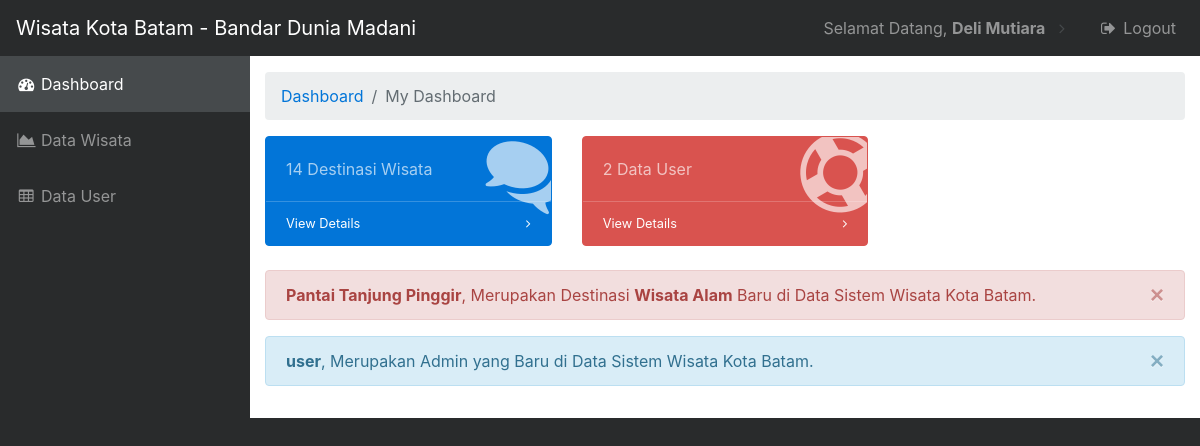
The app's page /admin/dashboard/index.php (signed in) with its own data.
### tables this page shows
CREATE TABLE `wisata` (
  `id_wisata` int(10) NOT NULL,
  `nama_wisata` varchar(50) NOT NULL,
  `kategori` varchar(30) NOT NULL,
  `lokasi` varchar(100) NOT NULL,
  `deskripsi` text NOT NULL,
  `tgl_upload` date NOT NULL,
  `gambar` varchar(100) NOT NULL
);

CREATE TABLE `user` (
  `user_id` int(2) NOT NULL,
  `username` varchar(15) NOT NULL,
  `password` varchar(15) NOT NULL,
  `fullname` varchar(30) NOT NULL,
  `no_hp` varchar(15) NOT NULL
);

### admin/dashboard/index.php (the view, shortened to what this page needs)
<?php
if (empty($_SESSION['username'])){
	header('location:../index.php');
} else {
?>
<!DOCTYPE html>
<html lang="en">
<head>
    <link href="vendor/bootstrap/css/bootstrap.min.css" rel="stylesheet">
    <link href="vendor/font-awesome/css/font-awesome.min.css" rel="stylesheet" type="text/css">
    <link href="vendor/datatables/dataTables.bootstrap4.css" rel="stylesheet">
    <link href="css/sb-admin.css" rel="stylesheet">
</head>
				<?php } ?>
<body>
    <nav id="mainNav" class="navbar static-top navbar-toggleable-md navbar-inverse bg-inverse">
        <a class="navbar-brand" href="#">Wisata Kota Batam - Bandar Dunia Madani</a>
        <div class="collapse navbar-collapse" id="navbarExample">
            <ul class="sidebar-nav navbar-nav">
                <li class="nav-item active">
                    <a class="nav-link" href="index.php"><i class="fa fa-fw fa-dashboard"></i> Dashboard</a>
                </li>
				 <li class="nav-item">
                    <a class="nav-link" href="wisata.php"><i class="fa fa-fw fa-area-chart"></i> Data Wisata</a>
                </li>
                <li class="nav-item">
                    <a class="nav-link" href="user.php"><i class="fa fa-fw fa-table"></i> Data User</a>
                </li>
            </ul>
            <ul class="navbar-nav ml-auto">
                <li class="nav-item dropdown">
                    <a class="nav-link dropdown-toggle mr-lg-2" href="#" id="messagesDropdown" data-toggle="dropdown" aria-haspopup="true" aria-expanded="false">
                        Selamat Datang, <b><?php echo $_SESSION['fullname']; ?></b></a>
                </li>
                <li class="nav-item">
                    <a class="nav-link" href="../logout.php"><i class="fa fa-fw fa-sign-out"></i> Logout</a>
                </li>
            </ul>
        </div>
    </nav>
    <div class="content-wrapper py-3">
        <div class="container-fluid">
            <ol class="breadcrumb">
                <li class="breadcrumb-item"><a href="#">Dashboard</a></li>
                <li class="breadcrumb-item active">My Dashboard</li>
            </ol>
            <div class="row">
                <div class="col-xl-4 col-sm-6 mb-4">
                    <div class="card card-inverse card-primary o-hidden h-100">
                        <div class="card-block">
                            <div class="card-block-icon">
                                <i class="fa fa-fw fa-comments"></i>
                            </div>
                            <div class="mr-5">
							<?php $tampil=mysqli_query($koneksi, "select * from wisata order by id_wisata desc");
								$total=mysqli_num_rows($tampil);
								?>
								<?php echo "$total"; ?>
								Destinasi Wisata
                            </div>
                        </div>
                        <a href="wisata.php" class="card-footer clearfix small z-1">
                            <span class="float-left">View Details</span>
                            <span class="float-right"><i class="fa fa-angle-right"></i></span>
                        </a>
                    </div>
                </div>
                <div class="col-xl-4 col-sm-6 mb-4">
                    <div class="card card-inverse card-danger o-hidden h-100">
                        <div class="card-block">
                            <div class="card-block-icon">
                                <i class="fa fa-fw fa-support"></i>
                            </div>
                            <div class="mr-5">
							<?php $tampil=mysqli_query($koneksi, "select * from user order by user_id desc");
								$total=mysqli_num_rows($tampil);
								?>
								<?php echo "$total"; ?>
								 Data User
                            </div>
                        </div>
                        <a href="user.php" class="card-footer clearfix small z-1">
                            <span class="float-left">View Details</span>
                            <span class="float-right"><i class="fa fa-angle-right"></i></span>
                        </a>
                    </div>
                </div>
            </div>
			    <div class="row">
                  <div class="col-md-12">
                    <div class="bs-component">
					<?php
                    $tampil=mysqli_query($koneksi, "select * from wisata order by id_wisata desc limit 1");
                    while($data2=mysqli_fetch_array($tampil)){
                    ?>
                      <div class="alert alert-dismissible alert-danger">
                        <button class="close" type="button" data-dismiss="alert">×</button>
						<strong><?php echo $data2['nama_wisata'];?></strong>, Merupakan Destinasi <strong><?php echo $data2['kategori'];?></strong> Baru di Data Sistem Wisata Kota Batam.
                      </div>
                                <?php } ?>
                    </div>
                  </div>
                  <div class="col-md-12">
                    <div class="bs-component">
					<?php
                    $tampil=mysqli_query($koneksi, "select * from user order by user_id desc limit 1");
                    while($data2=mysqli_fetch_array($tampil)){
                    ?>
                      <div class="alert alert-dismissible alert-info">
					  <button class="close" type="button" data-dismiss="alert">×</button>
						<strong><?php echo $data2['fullname'];?></strong>, Merupakan Admin yang Baru di Data Sistem Wisata Kota Batam.
                      </div>
                                <?php } ?>
                    </div>
                  </div>
                </div>
            </div>
          </div>
</body>
</html>

### admin/dashboard/css/sb-admin.css (style rules this page uses)
body { background: #292b2c; }
.content-wrapper { background: white; }
@media (min-width: 992px) { .content-wrapper { margin-left: 250px; } }
.o-hidden { overflow: hidden !important; }
.z-1 { z-index: 1; }
.card-block-icon { font-size: 5rem; position: absolute; right: -25px; top: -25px; -ms-transform: rotate(15deg); -webkit-transform: rotate(15deg); transform: rotate(15deg); z-index: 0; }
#mainNav .navbar-collapse { max-height: 75vh; overflow: auto; }
#mainNav .navbar-collapse .navbar-nav > .nav-item.dropdown > .nav-link { min-width: 45px; position: relative; }
#mainNav .navbar-collapse .navbar-nav > .nav-item.dropdown > .nav-link:after { font-family: 'FontAwesome'; content: "\f105"; float: right; color: #464a4c; border: none; width: auto; }
@media (min-width: 992px) { #mainNav .navbar-brand { width: 250px; } }
@media (min-width: 992px) { #mainNav .navbar-collapse { max-height: none; overflow: visible; } }
@media (min-width: 992px) { #mainNav .navbar-collapse .navbar-nav.sidebar-nav { position: absolute; left: 0; top: 0; margin-top: 56px; padding-bottom: 56px; height: 100vh; background: #292b2c; -webkit-flex-direction: column; -ms-flex-direction: column; flex-direction: column; overflow: auto; } }
@media (min-width: 992px) { #mainNav .navbar-collapse .navbar-nav.sidebar-nav > .nav-item { padding: 0; width: 250px; } }
@media (min-width: 992px) { #mainNav .navbar-collapse .navbar-nav.sidebar-nav > .nav-item > .nav-link { padding: 1em; } }
@media (min-width: 992px) { #mainNav .navbar-collapse .navbar-nav.sidebar-nav li.active a { color: white; background-color: #464a4c; } }
@media (min-width: 992px) { #mainNav .navbar-collapse .navbar-nav > .nav-item.dropdown > .nav-link { min-width: 0; } }
@media (min-width: 992px) { #mainNav .navbar-collapse .navbar-nav > .nav-item.dropdown > .nav-link:after { width: 24px; text-align: center; } }

### records on screen
wisata: nama_wisata "Pantai Tanjung Pinggir", kategori "Wisata Alam"
user: fullname "user"

### other values on screen
$_SESSION['fullname'] "Deli Mutiara"
$total "14"
$total "2"
